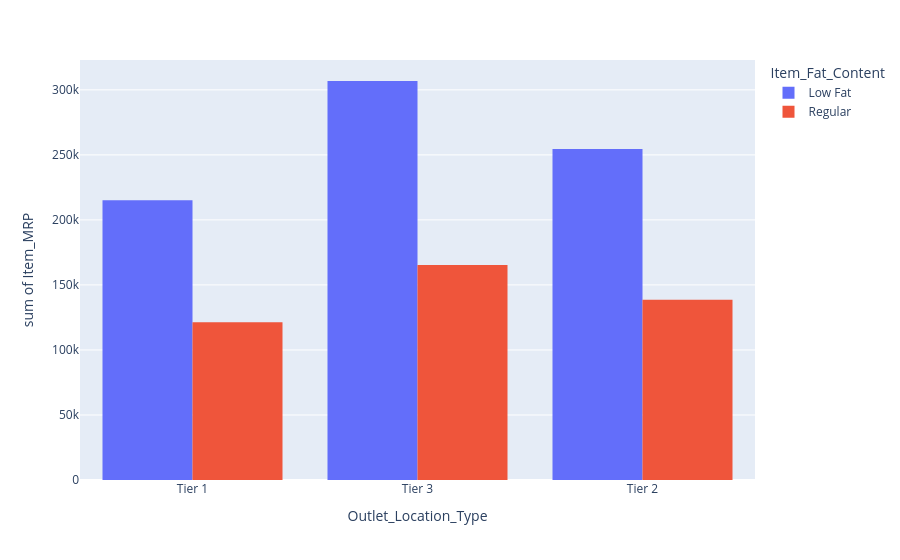

Here is the notebook cell this chart was saved with:
### Code cell
fig = px.histogram(data, x="Outlet_Location_Type", y="Item_MRP",
             color='Item_Fat_Content', barmode='group',
             height=400)
fig.show()

### Figure 1 — Plotly figure (JSON) as saved in the notebook; plotly's stock layout.template omitted (floating-point values rounded to 4 significant figures; data arrays with more than 128 entries replaced by an {"elided": "..."} marker saying what was removed)
{"data": [{"alignmentgroup": "True", "bingroup": "x", "histfunc": "sum", "hovertemplate": "Item_Fat_Content=Low Fat<br>Outlet_Location_Type=%{x}<br>sum of Item_MRP=%{y}<extra></extra>", "legendgroup": "Low Fat", "marker": {"color": "#636efa", "pattern": {"shape": ""}}, "name": "Low Fat", "offsetgroup": "Low Fat", "orientation": "v", "showlegend": true, "type": "histogram", "x": {"elided": "5517 str values"}, "xaxis": "x", "y": {"elided": "5517 float values"}, "yaxis": "y"}, {"alignmentgroup": "True", "bingroup": "x", "histfunc": "sum", "hovertemplate": "Item_Fat_Content=Regular<br>Outlet_Location_Type=%{x}<br>sum of Item_MRP=%{y}<extra></extra>", "legendgroup": "Regular", "marker": {"color": "#EF553B", "pattern": {"shape": ""}}, "name": "Regular", "offsetgroup": "Regular", "orientation": "v", "showlegend": true, "type": "histogram", "x": {"elided": "3006 str values"}, "xaxis": "x", "y": {"elided": "3006 float values"}, "yaxis": "y"}], "layout": {"autosize": true, "barmode": "group", "legend": {"title": {"text": "Item_Fat_Content"}, "tracegroupgap": 0}, "margin": {"t": 60}, "xaxis": {"anchor": "y", "autorange": true, "domain": [0, 1], "range": [-0.5, 2.5], "title": {"text": "Outlet_Location_Type"}, "type": "category"}, "yaxis": {"anchor": "x", "autorange": true, "domain": [0, 1], "range": [0, 323000.0], "title": {"text": "sum of Item_MRP"}, "type": "linear"}}}
